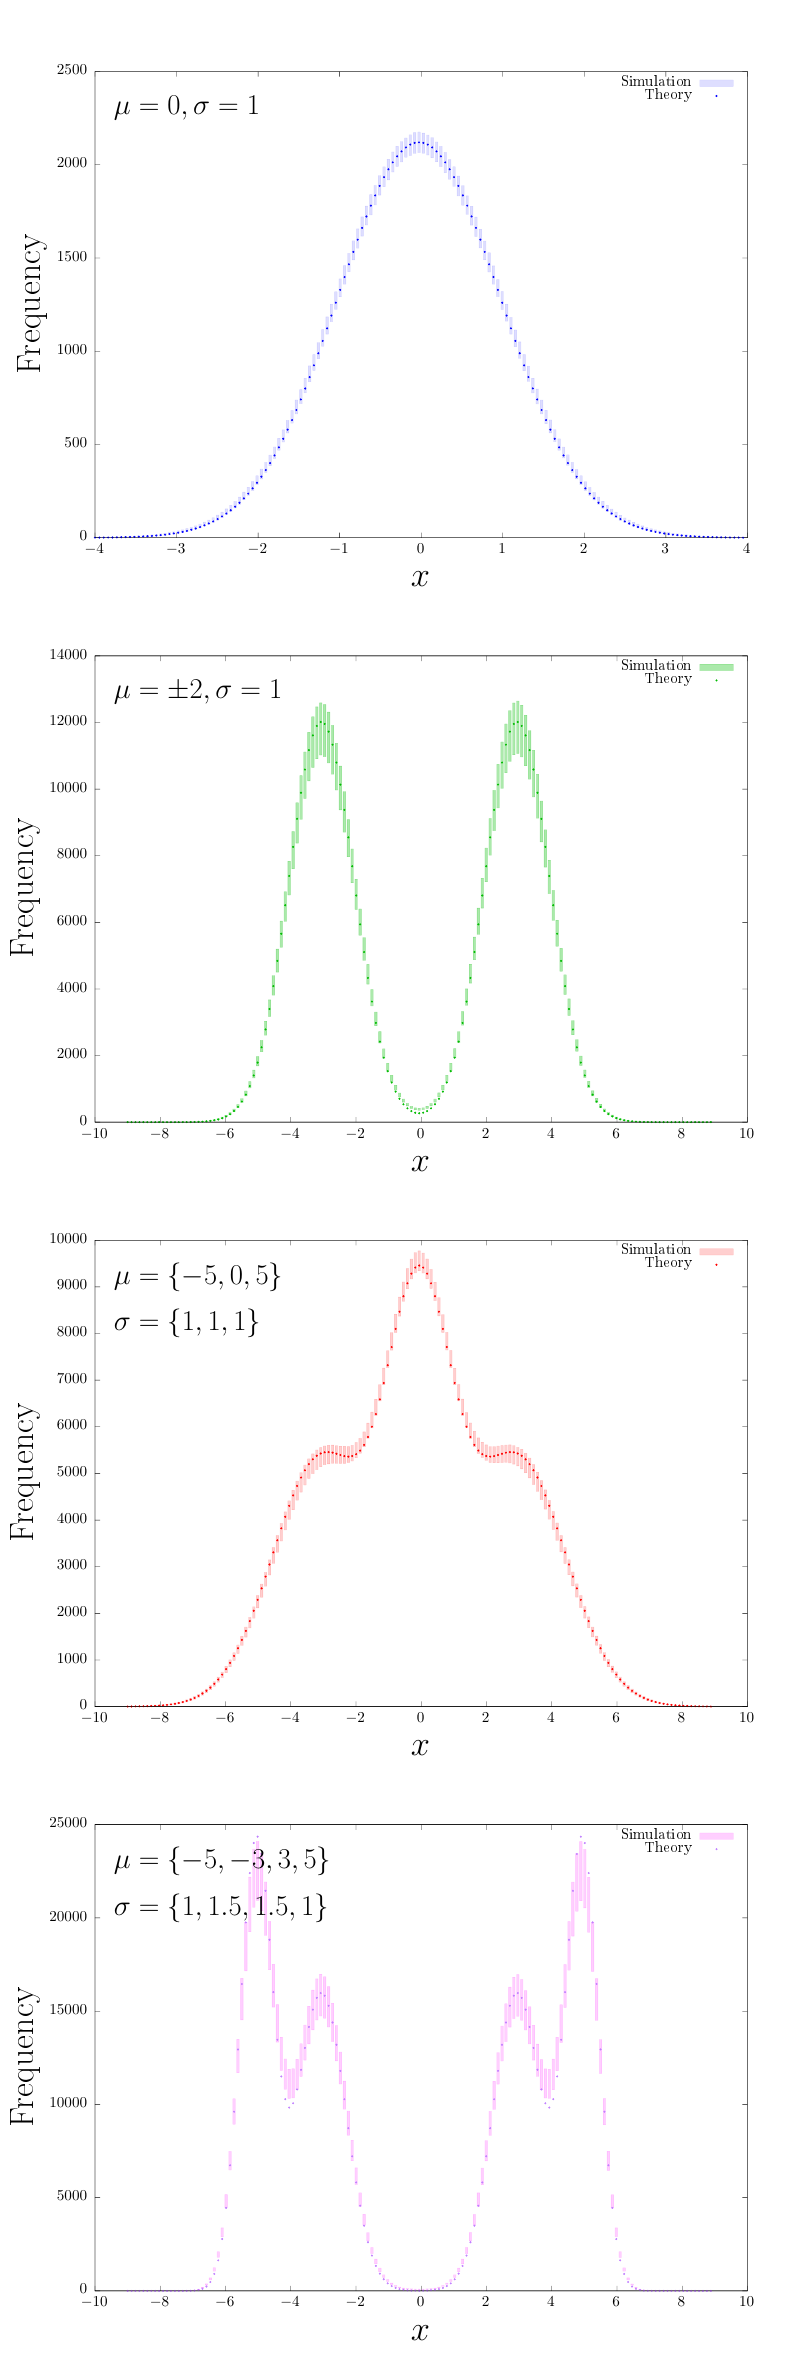

This chart was generated by the following gnuplot code:
set terminal cairolatex standalone pdf color colortext size 20cm, 60cm
set output "plot.tex"

if (!exists("MP_LEFT"))   MP_LEFT = .12
if (!exists("MP_RIGHT"))  MP_RIGHT = .95
if (!exists("MP_BOTTOM")) MP_BOTTOM = .03
if (!exists("MP_TOP"))    MP_TOP = .97
if (!exists("MP_GAP"))    MP_GAP = 0.05

set multiplot layout 4,1 margins screen MP_LEFT, MP_RIGHT, MP_BOTTOM, MP_TOP spacing screen MP_GAP

set macros
POS = "front at graph 0.03,0.92"
POS2 = "front at graph 0.03,0.82"

set style fill solid 1.0

set xlabel '\Huge$x$' offset 0,-1
set ylabel '\Huge Frequency' offset -2,0

set label '\huge$\mu=0,\sigma=1$' @POS
data1 = "../data/single_well.data"
set yrange [0:*]
plot data1 u 1:($2-$3):($2-$3):($2+$3):($2+$3) with candlesticks lc rgb "#DD0000FF" title "Simulation",\
     data1 u 1:4 pt 7 ps 0.2 lc rgb "blue" title "Theory"
unset label

set label '\huge$\mu=\pm2,\sigma=1$' @POS
data2 = "../data/double_well.data"
set yrange [0:*]
plot data2 u 1:($2-$3):($2-$3):($2+$3):($2+$3) with candlesticks lc rgb "#AA00BB00" title "Simulation",\
     data2 u 1:4 pt 7 ps 0.2 lc rgb "#00BB00" title "Theory"
unset label

set label '\huge$\mu=\left\{-5,0,5\right\}$' @POS
set label '\huge$\sigma=\left\{1,1,1\right\}$' @POS2
data3 = "../data/triple_well.data"
set yrange [0:*]
plot data3 u 1:($2-$3):($2-$3):($2+$3):($2+$3) with candlesticks lc rgb "#CCFF0000" title "Simulation",\
     data3 u 1:4 pt 7 ps 0.2 lc rgb "red" title "Theory"
unset label

set label '\huge$\mu=\left\{-5,-3,3,5\right\}$' @POS
set label '\huge$\sigma=\left\{1,1.5,1.5,1\right\}$' @POS2
data4 = "../data/quad_well.data"
set yrange [0:*]
plot data4 u 1:($2-$3):($2-$3):($2+$3):($2+$3) with candlesticks lc rgb "#CCFF00FF" title "Simulation",\
     data4 u 1:4 pt 7 ps 0.2 lc rgb "purple" title "Theory"
unset label
